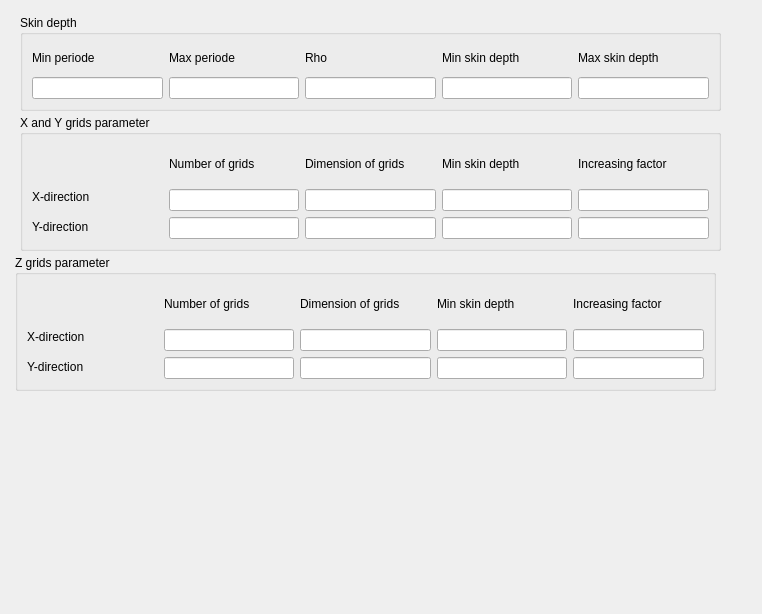
<?xml version="1.0" encoding="UTF-8"?>
<ui version="4.0">
 <class>meshWindow</class>
 <widget class="QWidget" name="meshWindow">
  <property name="geometry">
   <rect>
    <x>0</x>
    <y>0</y>
    <width>762</width>
    <height>614</height>
   </rect>
  </property>
  <property name="windowTitle">
   <string>Mesh Parameter</string>
  </property>
  <property name="autoFillBackground">
   <bool>false</bool>
  </property>
  <widget class="QGroupBox" name="GBSkindepth">
   <property name="geometry">
    <rect>
     <x>20</x>
     <y>15</y>
     <width>701</width>
     <height>96</height>
    </rect>
   </property>
   <property name="title">
    <string>Skin depth</string>
   </property>
   <property name="flat">
    <bool>false</bool>
   </property>
   <property name="checkable">
    <bool>false</bool>
   </property>
   <layout class="QVBoxLayout" name="verticalLayout_6">
    <item>
     <layout class="QHBoxLayout" name="horizontalLayout">
      <item>
       <layout class="QVBoxLayout" name="verticalLayout">
        <item>
         <widget class="QLabel" name="label">
          <property name="text">
           <string>Min periode</string>
          </property>
         </widget>
        </item>
        <item>
         <widget class="QLineEdit" name="lineEdit"/>
        </item>
       </layout>
      </item>
      <item>
       <layout class="QVBoxLayout" name="verticalLayout_2">
        <item>
         <widget class="QLabel" name="label_2">
          <property name="text">
           <string>Max periode</string>
          </property>
         </widget>
        </item>
        <item>
         <widget class="QLineEdit" name="lineEdit_2"/>
        </item>
       </layout>
      </item>
      <item>
       <layout class="QVBoxLayout" name="verticalLayout_3">
        <item>
         <widget class="QLabel" name="label_3">
          <property name="text">
           <string>Rho</string>
          </property>
         </widget>
        </item>
        <item>
         <widget class="QLineEdit" name="lineEdit_3"/>
        </item>
       </layout>
      </item>
      <item>
       <layout class="QVBoxLayout" name="verticalLayout_4">
        <item>
         <widget class="QLabel" name="label_5">
          <property name="text">
           <string>Min skin depth</string>
          </property>
         </widget>
        </item>
        <item>
         <widget class="QLineEdit" name="lineEdit_5"/>
        </item>
       </layout>
      </item>
      <item>
       <layout class="QVBoxLayout" name="verticalLayout_5">
        <item>
         <widget class="QLabel" name="label_6">
          <property name="text">
           <string>Max skin depth</string>
          </property>
         </widget>
        </item>
        <item>
         <widget class="QLineEdit" name="lineEdit_4"/>
        </item>
       </layout>
      </item>
     </layout>
    </item>
   </layout>
  </widget>
  <widget class="QGroupBox" name="GBSkindepth_2">
   <property name="geometry">
    <rect>
     <x>20</x>
     <y>115</y>
     <width>701</width>
     <height>136</height>
    </rect>
   </property>
   <property name="title">
    <string>X and Y grids parameter</string>
   </property>
   <property name="flat">
    <bool>false</bool>
   </property>
   <property name="checkable">
    <bool>false</bool>
   </property>
   <layout class="QVBoxLayout" name="verticalLayout_12">
    <item>
     <layout class="QHBoxLayout" name="horizontalLayout_3">
      <item>
       <layout class="QVBoxLayout" name="verticalLayout_13">
        <item>
         <spacer name="horizontalSpacer">
          <property name="orientation">
           <enum>Qt::Horizontal</enum>
          </property>
          <property name="sizeHint" stdset="0">
           <size>
            <width>40</width>
            <height>40</height>
           </size>
          </property>
         </spacer>
        </item>
        <item>
         <widget class="QLabel" name="label_16">
          <property name="text">
           <string>X-direction</string>
          </property>
         </widget>
        </item>
        <item>
         <widget class="QLabel" name="label_17">
          <property name="text">
           <string>Y-direction</string>
          </property>
         </widget>
        </item>
       </layout>
      </item>
      <item>
       <layout class="QVBoxLayout" name="verticalLayout_14">
        <item>
         <widget class="QLabel" name="label_12">
          <property name="text">
           <string>Number of grids</string>
          </property>
         </widget>
        </item>
        <item>
         <widget class="QLineEdit" name="lineEdit_17"/>
        </item>
        <item>
         <widget class="QLineEdit" name="lineEdit_12"/>
        </item>
       </layout>
      </item>
      <item>
       <layout class="QVBoxLayout" name="verticalLayout_15">
        <item>
         <widget class="QLabel" name="label_13">
          <property name="text">
           <string>Dimension of grids</string>
          </property>
         </widget>
        </item>
        <item>
         <widget class="QLineEdit" name="lineEdit_18"/>
        </item>
        <item>
         <widget class="QLineEdit" name="lineEdit_13"/>
        </item>
       </layout>
      </item>
      <item>
       <layout class="QVBoxLayout" name="verticalLayout_16">
        <item>
         <widget class="QLabel" name="label_14">
          <property name="text">
           <string>Min skin depth</string>
          </property>
         </widget>
        </item>
        <item>
         <widget class="QLineEdit" name="lineEdit_19"/>
        </item>
        <item>
         <widget class="QLineEdit" name="lineEdit_14"/>
        </item>
       </layout>
      </item>
      <item>
       <layout class="QVBoxLayout" name="verticalLayout_17">
        <item>
         <widget class="QLabel" name="label_15">
          <property name="text">
           <string>Increasing factor</string>
          </property>
         </widget>
        </item>
        <item>
         <widget class="QLineEdit" name="lineEdit_20"/>
        </item>
        <item>
         <widget class="QLineEdit" name="lineEdit_15"/>
        </item>
       </layout>
      </item>
     </layout>
    </item>
   </layout>
  </widget>
  <widget class="QGroupBox" name="GBSkindepth_3">
   <property name="geometry">
    <rect>
     <x>15</x>
     <y>255</y>
     <width>701</width>
     <height>136</height>
    </rect>
   </property>
   <property name="toolTip">
    <string/>
   </property>
   <property name="autoFillBackground">
    <bool>false</bool>
   </property>
   <property name="title">
    <string>Z grids parameter</string>
   </property>
   <property name="flat">
    <bool>false</bool>
   </property>
   <property name="checkable">
    <bool>false</bool>
   </property>
   <layout class="QVBoxLayout" name="verticalLayout_18">
    <item>
     <layout class="QHBoxLayout" name="horizontalLayout_4">
      <item>
       <layout class="QVBoxLayout" name="verticalLayout_19">
        <item>
         <spacer name="horizontalSpacer_2">
          <property name="orientation">
           <enum>Qt::Horizontal</enum>
          </property>
          <property name="sizeHint" stdset="0">
           <size>
            <width>40</width>
            <height>40</height>
           </size>
          </property>
         </spacer>
        </item>
        <item>
         <widget class="QLabel" name="label_18">
          <property name="text">
           <string>X-direction</string>
          </property>
         </widget>
        </item>
        <item>
         <widget class="QLabel" name="label_19">
          <property name="text">
           <string>Y-direction</string>
          </property>
         </widget>
        </item>
       </layout>
      </item>
      <item>
       <layout class="QVBoxLayout" name="verticalLayout_20">
        <item>
         <widget class="QLabel" name="label_20">
          <property name="text">
           <string>Number of grids</string>
          </property>
         </widget>
        </item>
        <item>
         <widget class="QLineEdit" name="lineEdit_21"/>
        </item>
        <item>
         <widget class="QLineEdit" name="lineEdit_16"/>
        </item>
       </layout>
      </item>
      <item>
       <layout class="QVBoxLayout" name="verticalLayout_21">
        <item>
         <widget class="QLabel" name="label_21">
          <property name="text">
           <string>Dimension of grids</string>
          </property>
         </widget>
        </item>
        <item>
         <widget class="QLineEdit" name="lineEdit_22"/>
        </item>
        <item>
         <widget class="QLineEdit" name="lineEdit_23"/>
        </item>
       </layout>
      </item>
      <item>
       <layout class="QVBoxLayout" name="verticalLayout_22">
        <item>
         <widget class="QLabel" name="label_22">
          <property name="text">
           <string>Min skin depth</string>
          </property>
         </widget>
        </item>
        <item>
         <widget class="QLineEdit" name="lineEdit_24"/>
        </item>
        <item>
         <widget class="QLineEdit" name="lineEdit_25"/>
        </item>
       </layout>
      </item>
      <item>
       <layout class="QVBoxLayout" name="verticalLayout_23">
        <item>
         <widget class="QLabel" name="label_23">
          <property name="text">
           <string>Increasing factor</string>
          </property>
         </widget>
        </item>
        <item>
         <widget class="QLineEdit" name="lineEdit_26"/>
        </item>
        <item>
         <widget class="QLineEdit" name="lineEdit_27"/>
        </item>
       </layout>
      </item>
     </layout>
    </item>
   </layout>
  </widget>
  <zorder>lineEdit</zorder>
  <zorder>label</zorder>
  <zorder>label_2</zorder>
  <zorder>lineEdit_2</zorder>
  <zorder>label_3</zorder>
  <zorder>lineEdit_3</zorder>
  <zorder>lineEdit_4</zorder>
  <zorder>label_5</zorder>
  <zorder>lineEdit_5</zorder>
  <zorder>label_6</zorder>
  <zorder>GBSkindepth</zorder>
  <zorder></zorder>
  <zorder>GBSkindepth_2</zorder>
  <zorder>GBSkindepth_3</zorder>
 </widget>
 <resources/>
 <connections/>
</ui>
